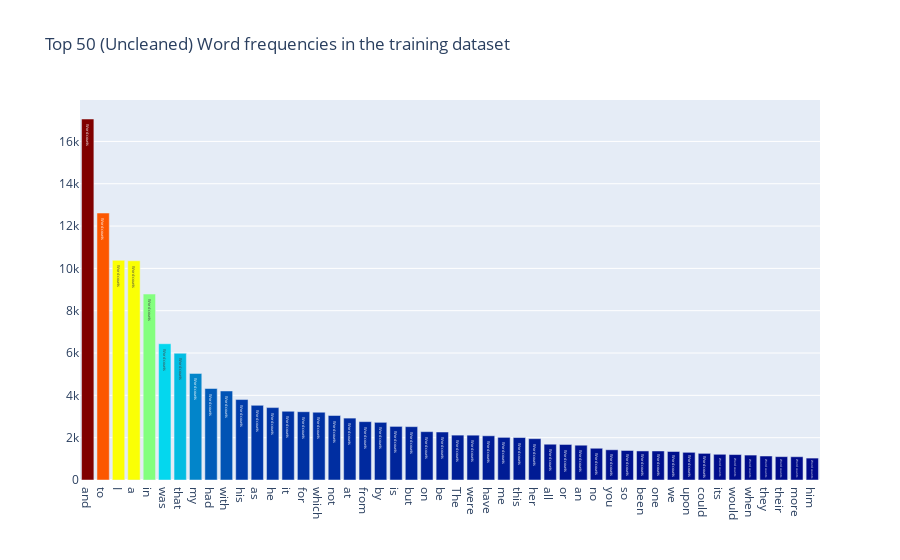

Notebook code for this chart:
### Code cell
# # c layout: layout object for title text 
layout = go.Layout(
    title='Target variable distribution'
)

# c fig: figure object which stores data list and layout object
fig=go.Figure(data=data, layout=layout)
# py.iplot(fig, filename='basic-bar')
# py.plot(fig, filename='basic-bar')

# c all_words: 
all_words = train['text'].str.split(expand=True).unstack().value_counts()
data = [go.Bar(
            x = all_words.index.values[2:50],
            y = all_words.values[2:50],
            marker= dict(colorscale='Jet',
                         color = all_words.values[2:100]
                        ),
            text='Word counts'
    )]
layout = go.Layout(
    title='Top 50 (Uncleaned) Word frequencies in the training dataset'
)
fig = go.Figure(data=data, layout=layout)
py.plot(fig, filename='basic-bar')
py.iplot(fig, filename='basic-bar')

### Figure 1 — Plotly figure (JSON) as saved in the notebook; plotly's stock layout.template omitted (floating-point values rounded to 4 significant figures)
{"data": [{"marker": {"color": [17059, 12615, 10382, 10359, 8787, 6440, 5988, 5037, 4324, 4207, 3802, 3528, 3422, 3247, 3227, 3203, 3048, 2925, 2758, 2725, 2533, 2521, 2285, 2268, 2121, 2118, 2089, 2015, 2007, 1953, 1691, 1679, 1644, 1500, 1428, 1395, 1373, 1372, 1347, 1308, 1259, 1215, 1202, 1178, 1134, 1104, 1100, 1036, 992, 957, 954, 929, 925, 924, 915, 901, 880, 873, 863, 861, 829, 823, 814, 751, 713, 707, 701, 648, 645, 645, 638, 624, 623, 600, 595, 592, 576, 575, 574, 565, 550, 545, 539, 534, 532, 531, 527, 527, 526, 503, 502, 497, 493, 493, 491, 488, 486, 482], "colorscale": [[0, "rgb(0,0,131)"], [0.2, "rgb(0,60,170)"], [0.4, "rgb(5,255,255)"], [0.6, "rgb(255,255,0)"], [0.8, "rgb(250,0,0)"], [1, "rgb(128,0,0)"]]}, "text": "Word counts", "type": "bar", "x": ["and", "to", "I", "a", "in", "was", "that", "my", "had", "with", "his", "as", "he", "it", "for", "which", "not", "at", "from", "by", "is", "but", "on", "be", "The", "were", "have", "me", "this", "her", "all", "or", "an", "no", "you", "so", "been", "one", "we", "upon", "could", "its", "would", "when", "they", "their", "more", "him"], "y": [17059, 12615, 10382, 10359, 8787, 6440, 5988, 5037, 4324, 4207, 3802, 3528, 3422, 3247, 3227, 3203, 3048, 2925, 2758, 2725, 2533, 2521, 2285, 2268, 2121, 2118, 2089, 2015, 2007, 1953, 1691, 1679, 1644, 1500, 1428, 1395, 1373, 1372, 1347, 1308, 1259, 1215, 1202, 1178, 1134, 1104, 1100, 1036]}], "layout": {"title": {"text": "Top 50 (Uncleaned) Word frequencies in the training dataset"}}}
